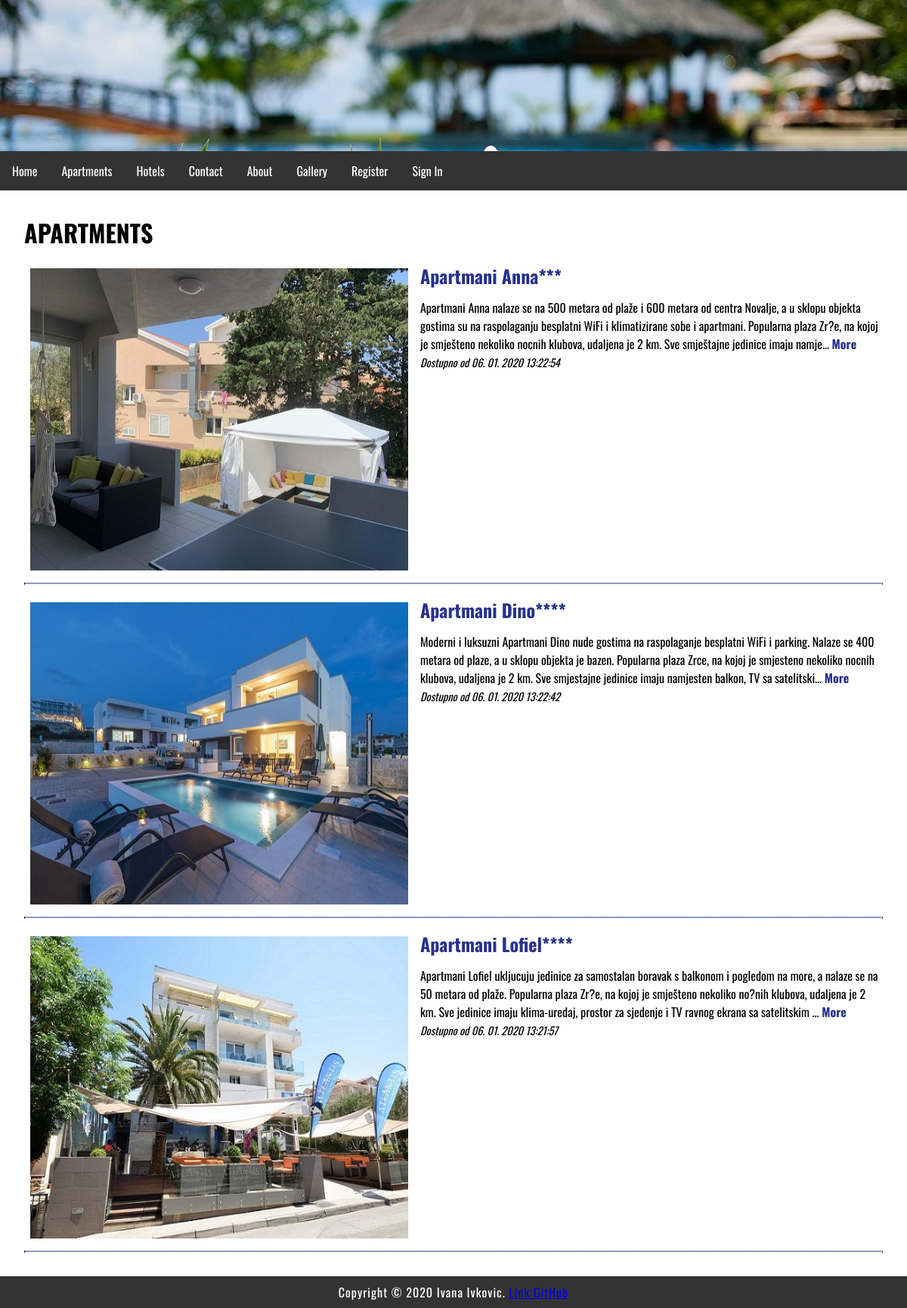
/index.php?menu=2, run on the app's committed database.
### tables this page shows
CREATE TABLE `apartments` (
  `id` int(11) NOT NULL,
  `title` varchar(255) NOT NULL,
  `description` text NOT NULL,
  `date` timestamp NOT NULL DEFAULT current_timestamp() ON UPDATE current_timestamp(),
  `picture` varchar(255) NOT NULL,
  `archive` enum('Y','N') NOT NULL
);

### functions.php (called while the page is built)
<?php
	function pickerDateToMysql($pickerDate){
		$date = DateTime::createFromFormat('Y-m-d H:i:s', $pickerDate);
		return $date->format('d. m. Y H:i:s');
	}
?>

### apartments.php (the view)
<?php
	if (isset($action) && $action != '') {
		$query  = "SELECT * FROM apartments";
		$query .= " WHERE id=" . $_GET['action'];
		$result = @mysqli_query($MySQL, $query);
		$row = @mysqli_fetch_array($result);
			print '
			<div class="apartments">
				<img src="apartments/' . $row['picture'] . '" alt="' . $row['title'] . '" title="' . $row['title'] . '" style="width:500px;height:400px;">
				<h2>' . $row['title'] . '</h2>
				<p>'  . $row['description'] . '</p>
				<time datetime="' . $row['date'] . '">' . pickerDateToMysql($row['date']) . '</time>
				<hr>
			</div>';
	}
	else {
		print '<h1>APARTMENTS</h1>';
		$query  = "SELECT * FROM apartments";
		$query .= " WHERE archive='N'";
		$query .= " ORDER BY date DESC";
		$result = @mysqli_query($MySQL, $query);
		while($row = @mysqli_fetch_array($result)) {
			print '
			<div class="apartments">
				<img src="apartments/' . $row['picture'] . '" alt="' . $row['title'] . '" title="' . $row['title'] . '"style="width:500px;height:400px;">
				<h2>' . $row['title'] . '</h2>';
				if(strlen($row['description']) > 300) {
					echo substr(strip_tags($row['description']), 0, 300).'... <a href="index.php?menu=' . $menu . '&amp;action=' . $row['id'] . '"><b>More</b></a>';
				} else {
					echo strip_tags($row['description']);
				}
				print '
				<time datetime="' . $row['date'] . '"> </br> Dostupno od ' . pickerDateToMysql($row['date']) . '</time>
				<hr>
			</div>';
		}
	}
?>

### index.php (shortened to what this page needs)
<?php
	include ("dbconn.php");
    if(isset($_GET['menu'])) { $menu   = (int)$_GET['menu']; }
    include_once("functions.php");
print '
<!DOCTYPE html>
<html>
	<head>
		<link rel="stylesheet" href="style.css">
		<meta name="viewport" content="width=device-width; initial-scale=1.0; maximum-scale=1.0; user-scalable=0;">
		<meta http-equiv="content-type" content="text/html; charset=UTF-8">
		<meta name="description" content="web stranica">
		<meta name="keywords" content="HTML,CSS, PHP">
		<meta itemprop="name" content="Hello Example">
		<meta itemprop="description" content="for Google+">
		<meta itemprop="image" content="Your URL">
		<meta property="og:title" content="Hello">
		<meta property="og:type" content="article">
		<meta property="og:url" content="http://Rentals.com/">
		<meta property="og:image" content="Your URL">
		<meta property="og:description" content="Opis">
		<meta property="article:tag" content="HTML,CSS">
		<meta name="twitter:title" content="Twitter 365">
		<meta name="twitter:description" content="za twitter">
		<meta name="twitter:site" content="@MyCroatia365 ">
        <meta name="author" content="iivkov1@vvg.hr">
		<link rel="icon" href="img/favicon.ico" type="image/x-icon"/>
		<link rel="shortcut icon" href="img/favicon.ico" type="image/x-icon"/>
		<link href="https://fonts.googleapis.com/css?family=Oswald" rel="stylesheet">
		<title>Rentals</title>
	</head>
<body>
	<header>
		<div'; if ($menu > 1) { print ' class="hero-subimage"'; } else { print ' class="hero-image"'; }  print '></div>
		<nav>';
			include("menu.php");
		print '</nav>
	</header>
	<main>';
	if (!isset($menu) || $menu == 1) { include("home.php"); }
	else if ($menu == 2) { include("apartments.php"); }
	print '
	</main>
	<footer>
		<p>Copyright &copy; ' . date("Y") . ' Ivana Ivkovic. <a href="https://github.com/iivana-vvg/legendary-pancake">Link GitHub</a></p>
	</footer>
</body>
</html>';
?>

### menu.php
<?php
	print '
	<ul>
		<li><a href="index.php?menu=1">Home</a></li>
		<li><a href="index.php?menu=2">Apartments</a></li>
		<li><a href="index.php?menu=3">Hotels</a></li>
		<li><a href="index.php?menu=4">Contact</a></li>
		<li><a href="index.php?menu=5">About</a></li>
		<li><a href="index.php?menu=6">Gallery</a></li>';
		if (!isset($_SESSION['user']['valid']) || $_SESSION['user']['valid'] == 'false') {
			print '
			<li><a href="index.php?menu=7">Register</a></li>
			<li><a href="index.php?menu=8">Sign In</a></li>';
		}
		else if ($_SESSION['user']['valid'] == 'true') {
			print '
			<li><a href="index.php?menu=9">Admin</a></li>
			<li><a href="signout.php">Sign Out</a></li>';
		}
		print '
	</ul>';
?>

### style.css (style rules this page uses)
body, html { font-family: 'Oswald', sans-serif; margin: 0; font-size: 16px; }
header { display: block; width: 100%; }
.hero-subimage { background-image: url("img/slika3.jpg"); background-position: center; background-repeat: no-repeat; background-size: cover; position: relative; height: 200px; }
ul { list-style-type: none; margin: 0; padding: 0; overflow: hidden; background-color: #333; }
li { float: left; }
li a { display: block; color: white; text-align: center; padding: 14px 16px; text-decoration: none; }
h1,h2 { margin: 0.5em 0; font-size: 2em; }
h2 { font-size: 1.5em; color: #27318b; }
main { margin: 2em; }
main a { color: #27318b; text-decoration: none; }
p { margin: 1em 0; line-height: 1.4em; letter-spacing: 1px; }
.apartments img { width: 35%; float: left; padding: 0.5em 0; margin: 0 1em 0.5em 0.5em; }
.apartments h2 { margin: 0.5em 0; font-size: 1.5em; color: #27318b; }
.apartments hr { margin: 1em 0; border: 1px dotted #27318b; clear: both; }
.apartments time { font-size: 90%; font-style: italic; }
img { width: 80%; }
footer { background-color: #333; padding: 0.1em; clear: both; }
footer p { color: white; text-align: center; margin: 0.5em; }

### data on the page
apartments: picture (picture), title "Apartmani Anna***", description "Apartmani Anna nalaze se na 500 metara od plaže i 600 metara od centra Novalje, a u sklopu objekta gostima su na raspolaganju besplatni WiFi i klimatizirane sobe i apartmani. Popularna plaza Zr?e, na kojoj je smješteno nekoliko nocnih klubova, udaljena je 2 km. Sve smještajne jedinice imaju namje", date "06. 01. 2020 13:22:54"
apartments: picture (picture), title "Apartmani Dino****", description "Moderni i luksuzni Apartmani Dino nude gostima na raspolaganje besplatni WiFi i parking. Nalaze se 400 metara od plaze, a u sklopu objekta je bazen. Popularna plaza Zrce, na kojoj je smjesteno nekoliko nocnih klubova, udaljena je 2 km. Sve smjestajne jedinice imaju namjesten balkon, TV sa satelitski", date "06. 01. 2020 13:22:42"
apartments: picture (picture), title "Apartmani Lofiel****", description "Apartmani Lofiel ukljucuju jedinice za samostalan boravak s balkonom i pogledom na more, a nalaze se na 50 metara od plaže. Popularna plaza Zr?e, na kojoj je smješteno nekoliko no?nih klubova, udaljena je 2 km. Sve jedinice imaju klima-uredaj, prostor za sjedenje i TV ravnog ekrana sa satelitskim", date "06. 01. 2020 13:21:57"
